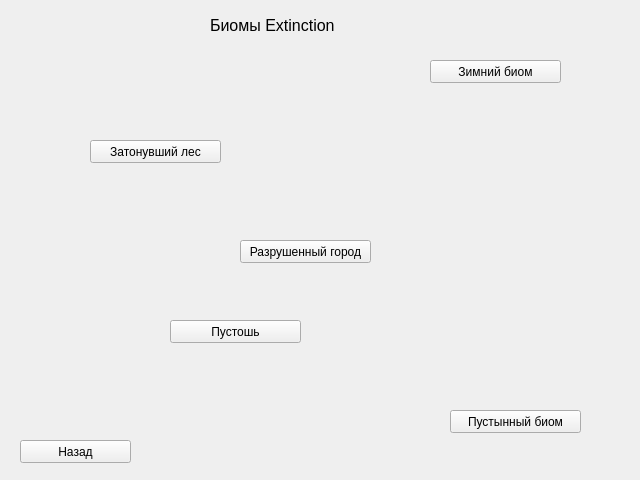
<?xml version="1.0" encoding="UTF-8"?>
<ui version="4.0">
 <class>MainWindow</class>
 <widget class="QMainWindow" name="MainWindow">
  <property name="geometry">
   <rect>
    <x>0</x>
    <y>0</y>
    <width>640</width>
    <height>480</height>
   </rect>
  </property>
  <property name="windowTitle">
   <string>MainWindow</string>
  </property>
  <widget class="QWidget" name="centralwidget">
   <widget class="QLabel" name="label">
    <property name="geometry">
     <rect>
      <x>210</x>
      <y>10</y>
      <width>201</width>
      <height>31</height>
     </rect>
    </property>
    <property name="text">
     <string>&lt;html&gt;&lt;head/&gt;&lt;body&gt;&lt;p&gt;&lt;span style=&quot; font-size:12pt;&quot;&gt;Биомы Extinction&lt;/span&gt;&lt;/p&gt;&lt;/body&gt;&lt;/html&gt;</string>
    </property>
   </widget>
   <widget class="QPushButton" name="SunkenForest">
    <property name="geometry">
     <rect>
      <x>90</x>
      <y>140</y>
      <width>131</width>
      <height>23</height>
     </rect>
    </property>
    <property name="text">
     <string>Затонувший лес</string>
    </property>
   </widget>
   <widget class="QPushButton" name="DestroyedTown">
    <property name="geometry">
     <rect>
      <x>240</x>
      <y>240</y>
      <width>131</width>
      <height>23</height>
     </rect>
    </property>
    <property name="text">
     <string>Разрушенный город</string>
    </property>
   </widget>
   <widget class="QPushButton" name="SnowBiome">
    <property name="geometry">
     <rect>
      <x>430</x>
      <y>60</y>
      <width>131</width>
      <height>23</height>
     </rect>
    </property>
    <property name="text">
     <string>Зимний биом</string>
    </property>
   </widget>
   <widget class="QPushButton" name="DesertBiome">
    <property name="geometry">
     <rect>
      <x>450</x>
      <y>410</y>
      <width>131</width>
      <height>23</height>
     </rect>
    </property>
    <property name="text">
     <string>Пустынный биом</string>
    </property>
   </widget>
   <widget class="QPushButton" name="Wasteland">
    <property name="geometry">
     <rect>
      <x>170</x>
      <y>320</y>
      <width>131</width>
      <height>23</height>
     </rect>
    </property>
    <property name="text">
     <string>Пустошь</string>
    </property>
   </widget>
   <widget class="QPushButton" name="return_back">
    <property name="geometry">
     <rect>
      <x>20</x>
      <y>440</y>
      <width>111</width>
      <height>23</height>
     </rect>
    </property>
    <property name="text">
     <string>Назад</string>
    </property>
   </widget>
  </widget>
 </widget>
 <resources/>
 <connections/>
</ui>
